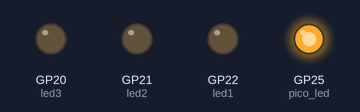
The program below on a simulated Raspberry Pi Pico running MicroPython. Parts: output pins drawn as LEDs (lit = HIGH).

Above: at 0.5 s.
At 2.5 s:
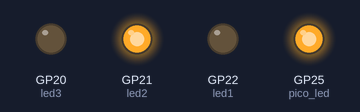
At 3.5 s:
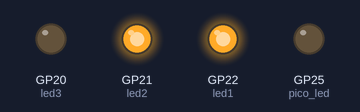
At 4.5 s:
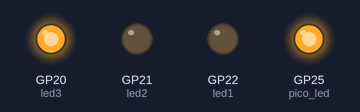
At 6.5 s:
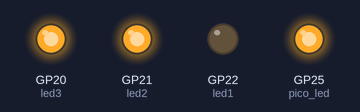
At 9.5 s:
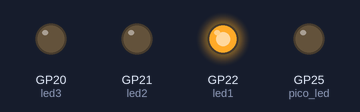
Timing chart, 0 to 10.4 s (numbered marks = the images above):
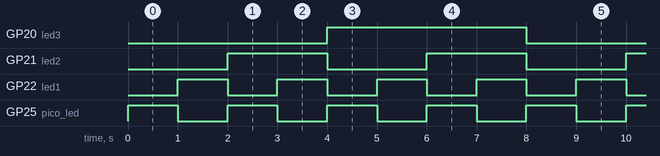

The program:

E1_2_Ahmed.py
```python
from machine import Pin
import time


pico_led = Pin("LED", Pin.OUT)
led1 = Pin(22, Pin.OUT)
led2 = Pin(21, Pin.OUT)
led3 = Pin(20, Pin.OUT)


def set_leds(value):
    led1.value(value & 0x01)
    led2.value(value & 0x02)
    led3.value(value & 0x04)


while True:
    for num in range(8):
        set_leds(num)
        pico_led.toggle()
        time.sleep(1)
```

Measured:
- by itself, GP20 (led3): alternates HIGH for 4.0 s and LOW for 4.0 s
- by itself, GP21 (led2): alternates HIGH for 2.0 s and LOW for 2.0 s
- by itself, GP22 (led1), GP25 (pico_led): alternates HIGH for 1.0 s and LOW for 1.0 s
